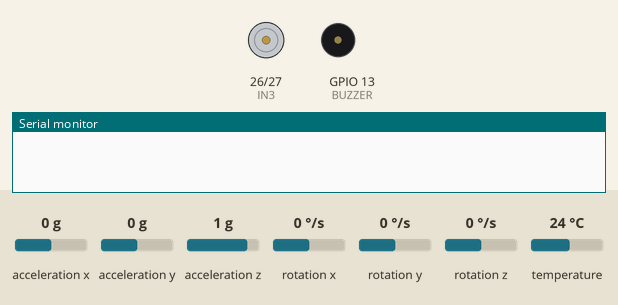
Simulated run of this sketch. Board: ESP32. Shown: motor-driver pin pairs drawn as motors (green arrow = first pin HIGH = forward, orange = second pin HIGH = backward, longer = more drive), buzzer (waves = sounding, pin HIGH), the last lines printed to the serial monitor. The test bench sets the inputs (shaded band); at power-on: temperature 24 °C, acceleration x 0 g, acceleration y 0 g, acceleration z 1 g, rotation x 0 °/s, rotation y 0 °/s, rotation z 0 °/s. At 2.7 s the program stops and its outputs stay as they are.

Above: at 0.0 s.
At 2.2 s:
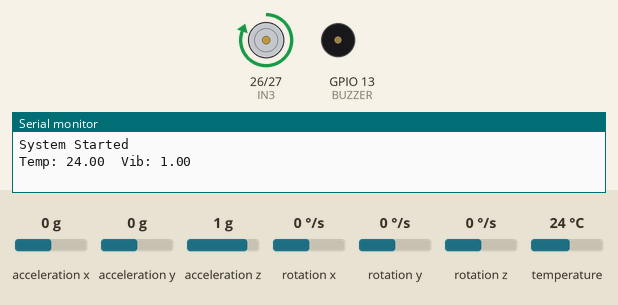
2.3 s: temperature set to 41 °C
At 3.7 s:
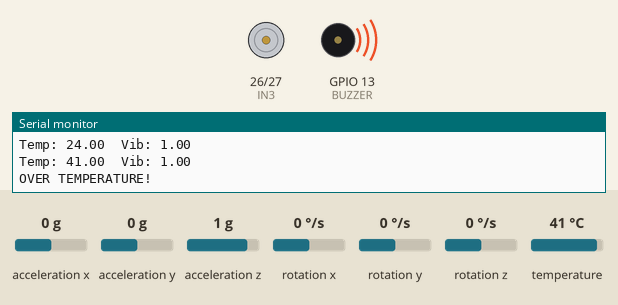
Timing chart, 0 to 4.2 s (numbered marks = the images above; inputs shaded):
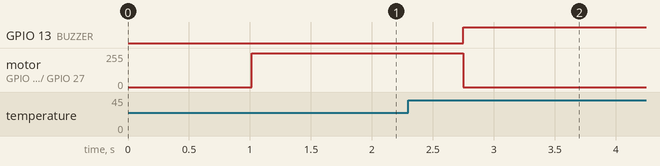

The sketch:

dcfault.ino
```cpp
#include <Wire.h>
#include <MPU6050.h>
#include <math.h>
#include <OneWire.h>
#include <DallasTemperature.h>

MPU6050 mpu;

// Motor pins
#define IN3 26
#define IN4 27

// Buzzer
#define BUZZER 13

// DS18B20
#define ONE_WIRE_BUS 4
OneWire oneWire(ONE_WIRE_BUS);
DallasTemperature sensors(&oneWire);

// Thresholds
float vibrationThreshold = 2.0;
float tempThreshold = 36.0;   // 🔥 set temperature limit (°C)

// Time tracking
unsigned long startTime = 0;
bool timerRunning = false;

void setup() {
  Serial.begin(115200);

  Wire.begin(21, 22);
  Wire.setClock(100000);

  mpu.initialize();
  delay(1000);

  sensors.begin();

  pinMode(IN3, OUTPUT);
  pinMode(IN4, OUTPUT);
  pinMode(BUZZER, OUTPUT);

  // Start motor
  digitalWrite(IN3, HIGH);
  digitalWrite(IN4, LOW);

  Serial.println("System Started");
}

void loop() {

  // 🌡️ Read Temperature
  sensors.requestTemperatures();
  float temp = sensors.getTempCByIndex(0);

  // 📈 Read Vibration
  int16_t ax, ay, az;
  mpu.getAcceleration(&ax, &ay, &az);

  float ax_g = ax / 16384.0;
  float ay_g = ay / 16384.0;
  float az_g = az / 16384.0;

  float vibration = sqrt(ax_g*ax_g + ay_g*ay_g + az_g*az_g);

  Serial.print("Temp: ");
  Serial.print(temp);
  Serial.print("  Vib: ");
  Serial.println(vibration);

  // 🔥 TEMPERATURE FAULT (instant)
  if (temp >= tempThreshold) {
    Serial.println("OVER TEMPERATURE!");

    digitalWrite(IN3, LOW);
    digitalWrite(IN4, LOW);
    digitalWrite(BUZZER, HIGH);

    while (1); // stop system
  }

  // 🔥 VIBRATION FAULT (4 sec rule)
  if (vibration > vibrationThreshold) {

    if (!timerRunning) {
      startTime = millis();
      timerRunning = true;
    }

    if (millis() - startTime >= 4000) {
      Serial.println("VIBRATION FAULT!");

      digitalWrite(IN3, LOW);
      digitalWrite(IN4, LOW);
      digitalWrite(BUZZER, HIGH);

      while (1);
    }

  } else {
    timerRunning = false;
  }

  delay(200);
}
```

Measured:
- after the input at 2.3 s, GPIO 13 (BUZZER): LOW → HIGH after 0.45 s; motor on GPIO 26 (IN3) / GPIO 27 (IN4): forward 255/255 → stopped after 0.45 s
